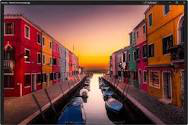
#> input picture _notebooks/image.png, 188 x 125 px; the run also reads 1 picture not shown here
$ jupyter execute 2023-03-12-2.3and2.4.ipynb
#> lines starting #> are read from the running program, lines starting #| are printed output that depends on the picture
# 2,3 and 2.4

- toc: true
- comments: true
- layout: post

# AP Prep
<br>
In the Blog add notes and observations on each code cell that request an answer.
<br>

### code block 2
* A list of image dictionaries is produced by the image data() function after it has prepared a number of images.
* scale image() resizes a PIL image to 320 pixels in width and returns the result.
* image to base64() transforms a PIL image into its base64 equivalent.
* Image management() sets an image's properties and scales and base64-encodes it.
* The image management add html grey() function converts an image to grayscale and adds it as HTML.
* If name equals "main," it is determined whether the script is being imported or run directly.
* each image in the images list's meta information, scaled view, and grayscale are shown.

### code block 3
* The program defines a class called Image Data that contains methods for manipulating images and image data.
* The source, label, file, path, and baseWidth attributes are initialized on creation of the object by the Image Data constructor.
* An image is scaled to the necessary width using the scale image() function.
* A PIL picture is transformed into base64 HTML code using the image to html() method.
* A PIL picture is turned into grayscale using the image to html grey() technique.
* A series of photographs are prepared using the image data() method, which then returns the path and the images.
* For each image, the image objects() function produces an object of Image Data and returns a list of those objects.
* Each image object's information, scaled image, and grayscale image are printed in the if name == "main": section.

### In blog add College Board practice problems for 2.2

### Numpy

[cell 1]
import numpy as np
from PIL import Image

img = Image.open("image.png")
#> img is the input picture: PIL image 188x125 RGB; mean R, G, B 115.2, 70.4, 62.7
img_arr = np.array(img)

def manipulate_color_channel(img_arr, color_channel, intensity):
#> called with color_channel = 0, intensity = 2
    manipulated_arr = img_arr.copy().astype(np.float64)
    intensity = float(intensity)
    manipulated_arr[:, :, color_channel] *= intensity
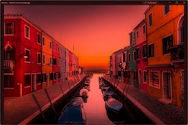
#> manipulated_arr: shape (125, 188, 3) float64; mean R, G, B 230.3, 70.4, 62.7; drawn with min black and max white
    manipulated_arr = np.clip(manipulated_arr, 0, 255)
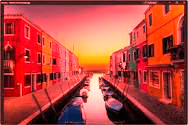
#> manipulated_arr: shape (125, 188, 3) float64; mean R, G, B 183, 70.4, 62.7
    manipulated_img = Image.fromarray(manipulated_arr.astype(np.uint8))
    return manipulated_img

manipulated_img = manipulate_color_channel(img_arr, 0, 2)
manipulated_img.show()

manipulated_img = manipulate_color_channel(img_arr, 1, 1.5)
#> call 2 of manipulate_color_channel, with color_channel = 1, intensity = 1.5
#> in manipulate_color_channel (call 2), `manipulated_arr[:, :, color_channel] *= intensity`:
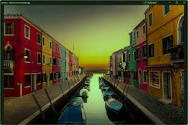
#> manipulated_arr: shape (125, 188, 3) float64; mean R, G, B 115.2, 105.6, 62.7; drawn with min black and max white
#> in manipulate_color_channel (call 2), `manipulated_arr = np.clip(manipulated_arr, 0, 255)`:
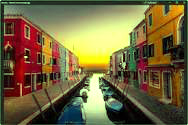
#> manipulated_arr: shape (125, 188, 3) float64; mean R, G, B 115.2, 101.9, 62.7
manipulated_img.show()

# manipulate the image using the color channel
manipulated_img = manipulate_color_channel(img_arr, 2, 0.5)
#> call 3 of manipulate_color_channel, with color_channel = 2, intensity = 0.5
#> in manipulate_color_channel (call 3), `manipulated_arr[:, :, color_channel] *= intensity`:
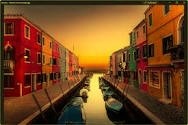
#> manipulated_arr: shape (125, 188, 3) float64; mean R, G, B 115.2, 70.4, 31.3
manipulated_img.show()

## Binary and Hexadecimal

[cell 2]
import cv2
import numpy as np

img = cv2.imread('images.jpeg', cv2.IMREAD_GRAYSCALE)
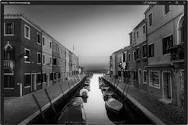
#> img: shape (125, 188); min 0, max 255, mean 82.8

red_img = np.zeros((*img.shape, 3), dtype=np.uint8)

red_img[:, :, 0] = img
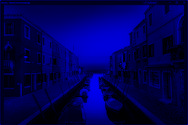
#> red_img: shape (125, 188, 3); mean of channels 0, 1, 2 82.8, 0, 0; drawn as B, G, R

for i in range(10):
    for j in range(10):
        pixel_value = red_img[i, j, 0]  # Access the red channel
        binary_value = '{0:b}'.format(pixel_value)
        hex_value = '{0:x}'.format(pixel_value)
        print(f"Pixel value: {pixel_value}, Binary value: {binary_value}, Hex value: {hex_value}")

## Compression and Sizing of images.

[cell 3]
from PIL import Image

# Open the original image
img = Image.open('images.jpeg')
#> img: PIL image 188x125 RGB

# Save the image in PNG format with maximum compression
img.save('image.png', optimize=True, compress_level=9)

### Blur the image or write Meta Data on screen, aka Title, Author and Image size.

[cell 4]
from PIL import Image, ImageDraw, ImageFont, ImageFilter

class ImageEditor:
    def __init__(self, file_path):
#> called with file_path = 'images.png'
        self.image = Image.open(file_path)
        self.width, self.height = self.image.size
#> self.width = 188; self.height = 125

    def blur(self, radius=10):
#> called with radius = 15
        self.image = self.image.filter(ImageFilter.GaussianBlur(radius))
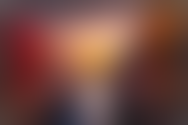
#> self.image: PIL image 188x125 RGB; mean R, G, B 114.6, 72.6, 65

    def add_meta_data(self, title, author):
        font = ImageFont.truetype('arial.ttf', size=20)
        draw = ImageDraw.Draw(self.image)
        draw.text((10, 10), f'Title: {title}', font=font, fill='white')
        draw.text((10, 40), f'Author: {author}', font=font, fill='white')
        draw.text((10, self.height - 30), f'Image size: {self.width} x {self.height}', font=font, fill='white')

    def save_image(self, file_path):
#> called with file_path = 'images.jpeg'
        self.image.save(file_path)
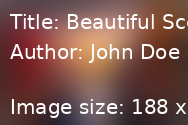
#> saved as images.jpeg: PIL image 188x125 RGB; mean R, G, B 127.3, 89.4, 82.6

# Example usage
editor = ImageEditor('images.png')
editor.blur(radius=15)
editor.add_meta_data('Beautiful Scenery', 'John Doe')
editor.save_image('images.jpeg')

# 2.3 Hacks

### In blog add College Board practice problems for 2.3

### Code Block 1:

[cell 5]
import pandas as pd

data = {'product': ['computer', 'tablet', 'printer', 'laptop'],
        'price': [850, 200, 150, 1300]
        }


df = pd.DataFrame(data)


print()

print(df[['product','price']].to_string(index=False))

### Code Block 2:

[cell 6]
print(df.sort_values(by=['price']))


print()

print(df.sort_values(by=['price'], ascending=False))

### Code Block 3:

[cell 7]
print(df[df.price > 3.00])

This code filters the rows of the original DataFrame 'df' where the value of the 'GPA' column is greater than 3.00,
and prints the resulting filtered DataFrame. In other words, it selects and displays all rows where the value in
the 'GPA' column is greater than 3.00.

<br>

### Code Block 4:

[cell 8]
print(df[df.price == df.price.max()])

print()


print(df[df.price == df.price.min()])

### Code Block 5:

[cell 9]
import pandas as pd

dict = {
  "calories": [420, 380, 390],
  "duration": [50, 40, 45]
}


print("-------------Dict_to_DF------------------")
df = pd.DataFrame(dict)
print(df)


print("----------Dict_to_DF_labels--------------")
df = pd.DataFrame(dict, index = ["day1", "day2", "day3"])
print(df)

### Code Block 6

[cell 10]
print("-------Examine Selected Rows---------")


print(df.loc[["day1", "day3"]])


print("--------Examine Single Row-----------")
print(df.loc["day1"])

### Code Block 7

[cell 11]
import pandas as pd

df = pd.read_csv('files/data.csv').sort_values(by=['Duration'], ascending=False)
#> (reads _notebooks/files/data.csv from the repository)

print("--Duration Top 10---------")
print(df.head(10))

print("--Duration Bottom 10------")
print(df.tail(10))

### Code Block 8:

[cell 12]
import pandas as pd
import requests

def fetch():
    '''Obtain data from an endpoint'''
    url = "https://flask.nighthawkcodingsociety.com/api/covid/"
    fetch = requests.get(url)
    json = fetch.json()

    # filter data for requirement
    df = pd.DataFrame(json['countries_stat'])  # filter endpoint for country stats
    print(df.loc[0:5, 'country_name':'deaths']) # show row 0 through 5 and columns country_name through deaths

fetch()
#> (the call stopped at in fetch, `fetch = requests.get(url)`: the network is not available in this run)
